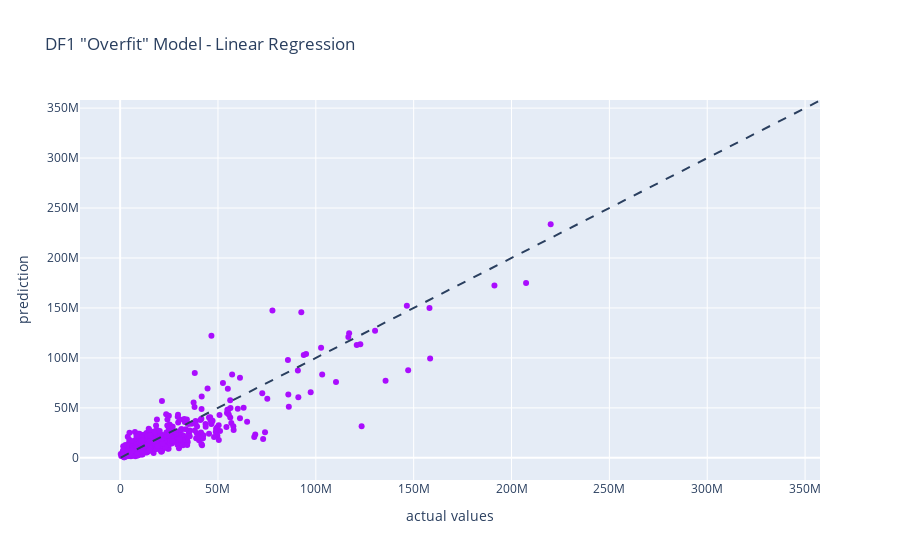

Notebook code cell kept with this figure:
### Markdown cell above
### The DF1 "Overfit" model struggles the most with Simple Linear Regression -- a good place to begin to showcase why not to get overexcited and try to fill your model with as much information as possible. Within this random state it manages to deceptively produce an "accurate" R^2 score, but many other random states predict values within the trillions, or even give overflow warnings.

### Because Linear Regression is a parametric procedure, we need to log transform Opening first.

### Code cell
# We are beginning with simple linear regression
# Remember: we need to log transform our y variable for this model
# Use the TransformedTargetRegressor object to do this dynamically 
from sklearn.model_selection import train_test_split
from sklearn.linear_model import LinearRegression
from sklearn.compose import TransformedTargetRegressor

# df1 will be our OVERFIT model showing the extremities of including every attribute -- over 300!
df1 = df

## Add each OHE variable to this dataframe
df1 = pd.concat([df1, dfM], axis = 1)
df1 = pd.concat([df1, dfR], axis = 1)
df1 = pd.concat([df1, dfD], axis = 1)
df1 = pd.concat([df1, dfB], axis = 1)
df1 = pd.concat([df1, dfF], axis = 1)

# Dump the original columns
df1 = df1.drop(columns=['MPAA','ReleaseSeason','Distributor','Brand','Franchise'])

# Get independent and dependent variables
X = df1.drop(columns=['Opening']) 
y = df1['Opening']

#Test split
X_train, X_test, y_train, y_test = train_test_split(X, y, test_size = 0.25, random_state = 1)

# The TTR class
tt = TransformedTargetRegressor(
    regressor=LinearRegression(),
    func=np.log,
    inverse_func=np.exp,
)

# Fit and predict
tt.fit(X_train, y_train)
y_pred = tt.predict(X_test)

# NOTICE: Read the evaluation below. This is NOT a good model, and depending on the random state
# can either lead to overflow or extreme predictions
DF1LRTrain = tt.score(X_train, y_train)
DF1LRTest = tt.score(X_test, y_test)
print("DF1 Linear Regression Training Score: ", round(DF1LRTrain,2))
print("DF1 Linear Regression Testing Score: ", round(DF1LRTest,2))

dfLR = pd.DataFrame({'Actual': y_test,'Predicted': y_pred, 'Difference': y_test - y_pred})
dfLR['Actual'] = (dfLR['Actual'] / 1000000)
dfLR['Predicted'] = (dfLR['Predicted'] / 1000000)
dfLR['Difference'] = (dfLR['Difference'] / 1000000)
display(dfLR)

fig = px.scatter(x=y_test, y=y_pred, labels={'x': 'actual values', 'y': 'prediction'}, 
                 title = 'DF1 "Overfit" Model - Linear Regression',
                 color_discrete_sequence=px.colors.qualitative.Alphabet)
fig.add_shape(
    type="line", line=dict(dash='dash'),
    x0=y.min(), y0=y.min(),
    x1=y.max(), y1=y.max(),
    
)

fig.show()

### Figure 1 — Plotly figure (JSON) as saved in the notebook; plotly's stock layout.template omitted (floating-point values rounded to 4 significant figures; data arrays with more than 128 entries replaced by an {"elided": "..."} marker saying what was removed)
{"data": [{"hovertemplate": "actual values=%{x}<br>prediction=%{y}<extra></extra>", "legendgroup": "", "marker": {"color": "#AA0DFE", "symbol": "circle"}, "mode": "markers", "name": "", "orientation": "v", "showlegend": false, "type": "scatter", "x": {"elided": "748 int values"}, "xaxis": "x", "y": {"elided": "748 float values"}, "yaxis": "y"}], "layout": {"legend": {"tracegroupgap": 0}, "shapes": [{"line": {"dash": "dash"}, "type": "line", "x0": 317213, "x1": 357115007, "y0": 317213, "y1": 357115007}], "title": {"text": "DF1 \"Overfit\" Model - Linear Regression"}, "xaxis": {"anchor": "y", "domain": [0, 1], "title": {"text": "actual values"}}, "yaxis": {"anchor": "x", "domain": [0, 1], "title": {"text": "prediction"}}}}
